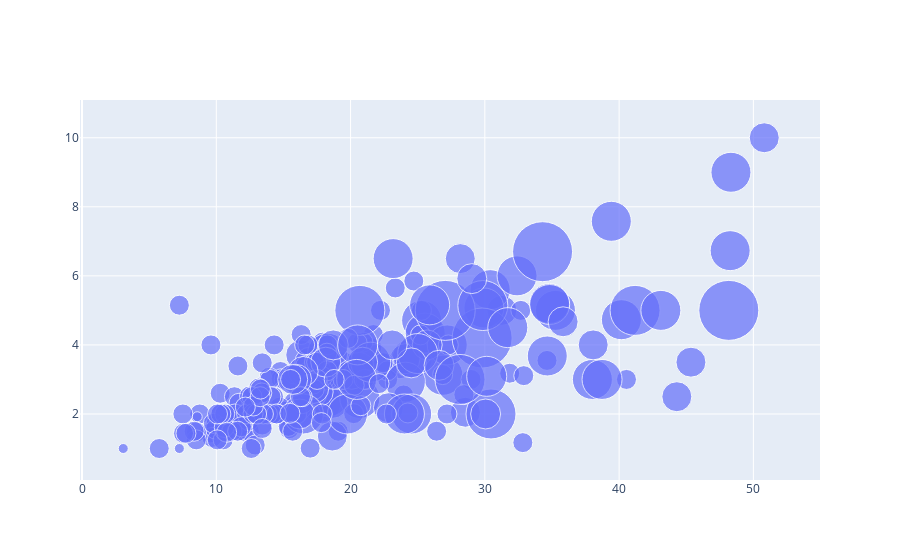

The notebook cell saved with this chart:
### Code cell
fig = go.Figure()
fig.add_trace(go.Scatter(x=tips.total_bill, y=tips.tip, mode='markers', marker_size= 10*tips['size']))
fig.show()

### Figure 1 — Plotly figure (JSON) as saved in the notebook; plotly's stock layout.template omitted (floating-point values rounded to 4 significant figures; data arrays with more than 128 entries replaced by an {"elided": "..."} marker saying what was removed)
{"data": [{"marker": {"size": {"elided": "244 int values"}}, "mode": "markers", "type": "scatter", "x": {"elided": "244 float values"}, "y": {"elided": "244 float values"}}], "layout": {"autosize": true, "xaxis": {"autorange": true, "range": [-0.02399, 54.63], "type": "linear"}, "yaxis": {"autorange": true, "range": [-0.875, 11.98], "type": "linear"}}}
